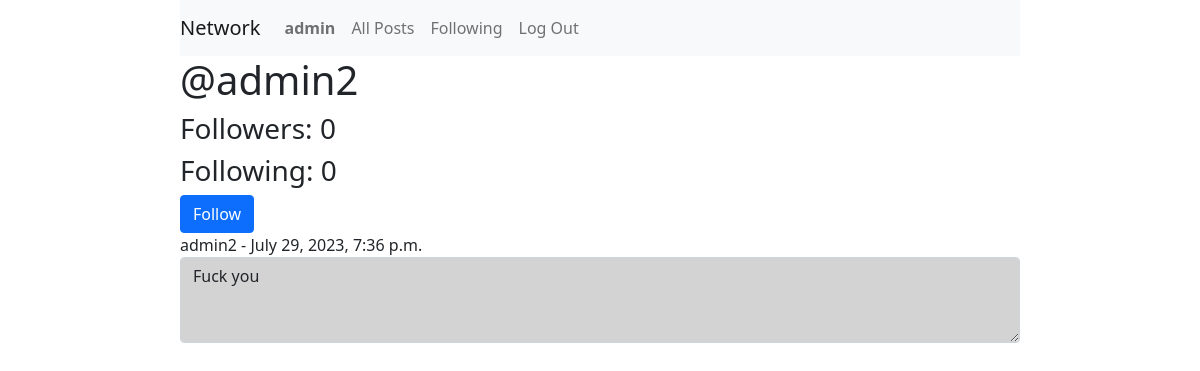
The page /profile/2 (signed in) on the database its author committed.
### network/models.py (models this page shows, shortened)
class User(AbstractUser):
    pass

class Post(models.Model):
    content = models.TextField(max_length=600)
    author = models.ForeignKey(User, on_delete=models.CASCADE)
    timestamp = models.DateTimeField(auto_now_add=True)

### network/views.py (the view)
# urls.py: path("profile/<int:id>", views.get_profile, name="profile"),
def get_profile(request, id):
    user = User.objects.get(id=id)
    all_posts = Post.objects.filter(author = user).order_by("-timestamp")
    followings = Follow.objects.filter(user=user)
    followers  = Follow.objects.filter(followed = user)
    current_user = request.user
    is_following = followers.filter(user=User.objects.get(pk=current_user.id))
    is_following = bool(is_following)
    paginator = Paginator(all_posts, 10)
    page_number = request.GET.get('p')
    posts = paginator.get_page(page_number)
    return render(request, "network/profile.html",{
        "posts": posts,
        'username': user.username,
        'target_user_id': user.id,
        'followings': followings,
        'followers': followers,
        'is_following': is_following
    })

### network/templates/network/profile.html (shortened to what this page needs)
{% extends "network/layout.html" %} {% block body %}
<h1>@{{username}}</h1>
<div>
  <h3>Followers:  {{followers.count}} </h3>
  <h3>Following: {{followings.count}}</h3>
  {% if user.is_authenticated and user.username != username %}
    {% if is_following %}
      <form action="{% url 'unfollow' %}" method="POST">
        {% csrf_token %}
        <input type="hidden" name="target-user-id" value="{{target_user_id}}" />
        <button type="submit" class="btn btn-danger">Unfollow</button>
      </form>
    {% else %}
      <form action="{% url 'follow' %}" method="POST">
        <button type="submit" class="btn btn-primary">Follow</button>
      </form>
    {% endif %}
  {% endif %}
</div>
<div>
  {% for post in posts %}
  <div>
    <label for="post-content">{{post.author}} - {{post.timestamp}}</label>
    <textarea
      name="post-content"
      style="background-color: lightgray"
      class="form-control"
      id="post-content"
      rows="3"
      readonly
    >
{{post.content}}</textarea
    >
  </div>
</div>
{% endfor %}
<nav
  aria-label="Page navigation example"
  class="d-flex justify-content-center mt-2"
>
</nav>
{% endblock %}

### network/templates/network/layout.html (shortened to what this page needs)
{% load static %}
<!DOCTYPE html>
<html lang="en">
  <head>
    <link
      href="https://cdn.jsdelivr.net/npm/bootstrap@5.0.0/dist/css/bootstrap.min.css"
      rel="stylesheet"
    />
    <link href="{% static 'network/styles.css' %}" rel="stylesheet" />
  </head>
  <body style="padding-left: 15%; padding-right: 15%">
    <nav class="navbar navbar-expand-lg navbar-light bg-light">
      <a class="navbar-brand" href="{% url 'index' %}">Network</a>
      <div>
        <ul class="navbar-nav mr-auto">
          {% if user.is_authenticated %}
          <li class="nav-item">
            <a class="nav-link" href="{% url 'profile' user.id %}"
              ><strong>{{ user.username }}</strong></a
            >
          </li>
          {% endif %}
          <li class="nav-item">
            <a class="nav-link" href="{% url 'index' %}">All Posts</a>
          </li>
          {% if user.is_authenticated %}
          <li class="nav-item">
            <a class="nav-link" href="#">Following</a>
          </li>
          <li class="nav-item">
            <a class="nav-link" href="{% url 'logout' %}">Log Out</a>
          </li>
          {% endif %}
        </ul>
      </div>
    </nav>
    <div class="body">{% block body %} {% endblock %}</div>
  </body>
</html>

### rows shown on the page
User: username "admin"
User: username "admin2"
Post: author "admin2", timestamp "July 29, 2023, 7:36 p.m.", post-content "Fuck you"

### other values the page prints
{{ followers.count }} "0"
{{ followings.count }} "0"
